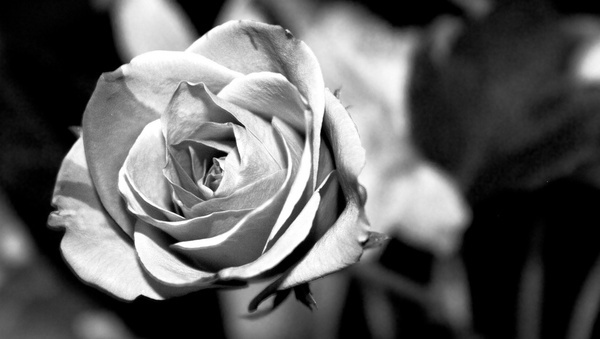
%> input picture Assignment/matlab/mawar.jpg, 600 x 339 px
$ octave Segmentation.m   (GNU Octave 9; MATLAB toolbox functions it lacks are replaced by stand-ins)
%> lines starting %> are read from the running program, lines starting %| are printed output that depends on the picture
clear;clc;close all;
RGB = imread('mawar.jpg');
%> RGB is the input picture: size 339x600 uint8; min 0, max 255, mean 93.6

%Determine if Img must be converted to 2 dimension
if size(RGB, 3) > 1
  gray = RGB;
  bw = RGB;
else
  bw = RGB;
end

%---Point and Line Segmentation---%
%KERNEL
point = [-1 -1 -1; -1 8 -1; -1 -1 -1];  % Titik
hor = [-1 -1 -1; 2 2 2; -1 -1 -1];      % Garis Horizontal
di_up = [-1 -1 2; -1 2 -1; 2 -1 -1];    % Garis +45
di_down = [2 -1 -1; -1 2 -1; -1 -1 2];  % Garis -45
ver = [-1 2 -1; -1 2 -1; -1 2 -1];      % Garis Vertikal

%Convolusion Process with Manual Kernel
conv_point = conv2(point, bw);
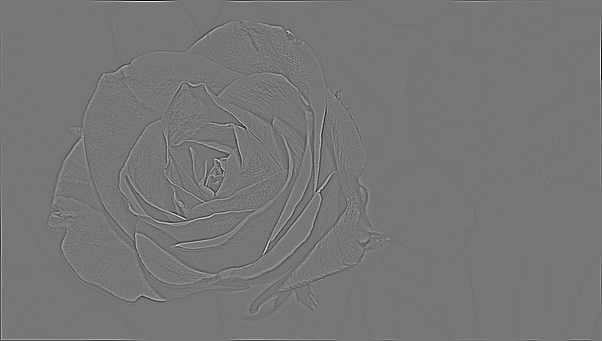
%> conv_point: size 341x602 double; min -737, max 842, mean 0; drawn with min black and max white
conv_hor = conv2(hor, bw);
conv_up = conv2(di_up,bw);
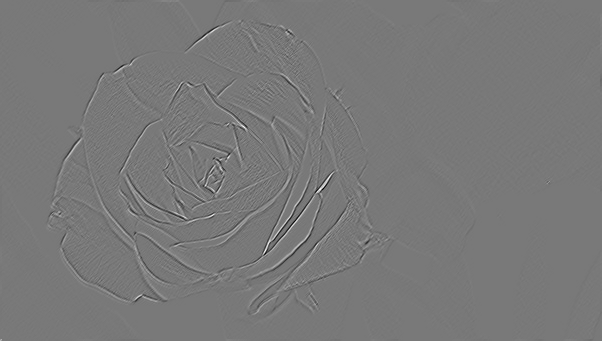
%> conv_up: size 341x602 double; min -413, max 457, mean 0; drawn with min black and max white
conv_down = conv2(di_down,bw);
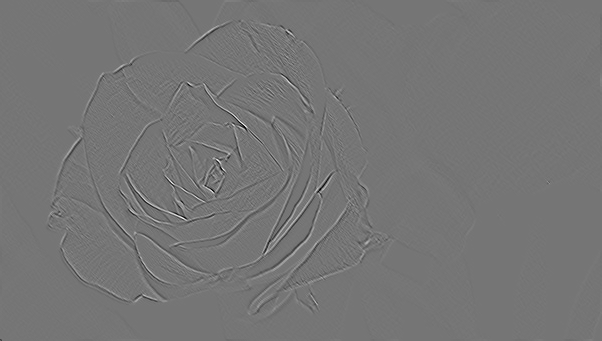
%> conv_down: size 341x602 double; min -409, max 476, mean 0; drawn with min black and max white
conv_ver = conv2(ver,bw);

%---Edge Detection---%
% %KERNEL for Manual Input
% SxSobel = [ -1 0 1 ; -2 0 2; -1 0 1 ];
% SxSobel = [ 1 2 1 ; 0 0 0 ; -1 -2 -1 ];
% perX = [ -1 0 1 ; -1 0 1; -1 0 1 ];
% perY = [ 1 1 1 ; 0 0 0; -1 -1 -1 ];
% robX = [ 1 0 ; 0 -1 ];
% robY = [ 0 1 ; -1 0 ];


%With Function/Toolbox

%---PLOTTING---%
%Point and Line Plot
figure(1);
subplot(2,3,1), imshow(RGB); title('Original Image');
subplot(2,3,2), imshow(conv_point,[]); title('Point');
subplot(2,3,3), imshow(conv_hor,[]); title('Horizontal');
subplot(2,3,4), imshow(conv_up,[]); title('+45');
subplot(2,3,5), imshow(conv_down,[]); title('-45');
subplot(2,3,6), imshow(conv_ver,[]); title('Vertical');
